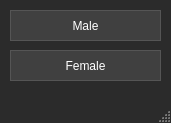
<?xml version="1.0" encoding="UTF-8"?>
<ui version="4.0">
 <class>MainWindow</class>
 <widget class="QMainWindow" name="MainWindow">
  <property name="geometry">
   <rect>
    <x>0</x>
    <y>0</y>
    <width>171</width>
    <height>123</height>
   </rect>
  </property>
  <property name="windowTitle">
   <string>Choose Voice</string>
  </property>
  <property name="styleSheet">
   <string>QMainWindow {
    background-color: #2b2b2b;
    color: #ffffff;
}
QPushButton {
    background-color: #404040;
    color: #ffffff;
    border: 1px solid #555555;
    padding: 5px;
}
QPushButton:hover {
    background-color: #505050;
}</string>
  </property>
  <widget class="QWidget" name="centralwidget">
   <widget class="QPushButton" name="pushButton">
    <property name="geometry">
     <rect>
      <x>10</x>
      <y>10</y>
      <width>151</width>
      <height>31</height>
     </rect>
    </property>
    <property name="text">
     <string>Male</string>
    </property>
   </widget>
   <widget class="QPushButton" name="pushButton_2">
    <property name="geometry">
     <rect>
      <x>10</x>
      <y>50</y>
      <width>151</width>
      <height>31</height>
     </rect>
    </property>
    <property name="text">
     <string>Female</string>
    </property>
   </widget>
  </widget>
  <widget class="QMenuBar" name="menubar">
   <property name="geometry">
    <rect>
     <x>0</x>
     <y>0</y>
      <width>171</width>
      <height>21</height>
    </rect>
   </property>
  </widget>
  <widget class="QStatusBar" name="statusbar"/>
 </widget>
 <resources/>
 <connections/>
</ui>
